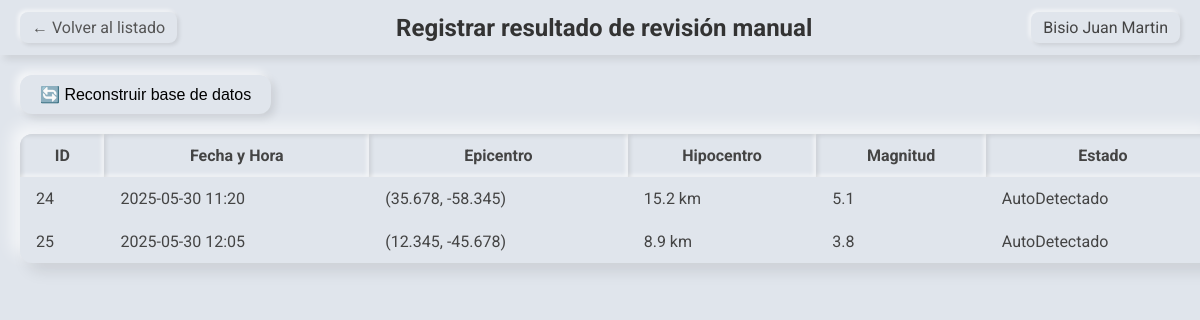
Before: / with the older database file.
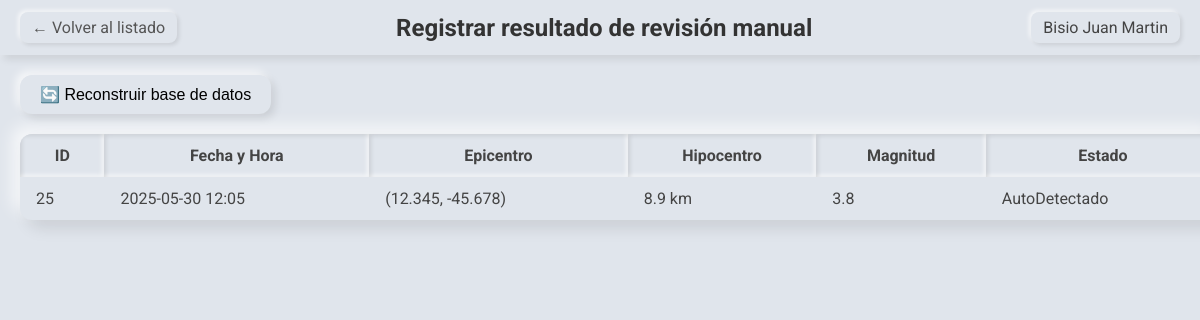
After: the same page with the newer database file.
### tables this page shows
CREATE TABLE Evento (
        id_evento       INTEGER PRIMARY KEY,
        fecha_hora      TEXT    NOT NULL,
        epicentro_lat   REAL    NOT NULL,
        epicentro_lng   REAL    NOT NULL,
        hipocentro      REAL    NOT NULL,
        magnitud        REAL    NULL,
        magnitud_desc   TEXT    NULL,
        magnitud_unidad TEXT    NULL,
        alcance_nombre  TEXT    NULL,
        alcance_desc    TEXT    NULL,
        clasif_desde    REAL    NULL,
        clasif_hasta    REAL    NULL,
        clasif_nombre   TEXT    NULL,
        origen_nombre   TEXT    NULL,
        origen_desc     TEXT    NULL,
        estado_nombre   TEXT    NOT NULL,
        estado_desc     TEXT    NULL
    );

### app_flask.py (the view)
@app.route('/')
def index():
    analista = app.config['analista']
    conn = get_connection()
    cur = conn.cursor()
    cur.execute("SELECT id_evento FROM Evento;")
    filas = cur.fetchall()
    conn.close()
    eventos_pendientes = []
    for fila in filas:
        ev = cargar_evento_por_id(fila[0])
        if ev and ev.estado.getNombre() == "AutoDetectado":
            eventos_pendientes.append(ev)
    return render_template(
        'lista_eventos.html',
        eventos=eventos_pendientes,
        analista=analista
    )

### db.py (called while the page is built)
def get_connection():
    conn = sqlite3.connect(DB_PATH)
    conn.row_factory = sqlite3.Row
    return conn

### indexClases.py (called while the page is built)
    def getNombre(self):
        return self.nombre

### templates/lista_eventos.html (shortened to what this page needs)
<!doctype html>
<html>
<head>
</head>
<body>
  <div class="navbar">
    <a href="{{ url_for('index') }}" class="back-btn">← Volver al listado</a>
    <h1>Registrar resultado de revisión manual</h1>
    <div class="username">{{ analista.nombre }}</div>
  </div>
  <form method="post" action="{{ url_for('reseed') }}">
    <button type="submit">🔄 Reconstruir base de datos</button>
  </form>
  <table>
    <thead>
      <tr>
        <th>ID</th>
        <th>Fecha y Hora</th>
        <th>Epicentro</th>
        <th>Hipocentro</th>
        <th>Magnitud</th>
        <th>Estado</th>
      </tr>
    </thead>
    <tbody>
      {% for ev in eventos %}
      <tr onclick="location.href='{{ url_for('detalle', event_id=ev.id_evento) }}'">
        <td>{{ ev.id_evento }}</td>
        <td>{{ ev.fecha_hora }}</td>
        <td>{{ ev.ubicacion.epicentro }}</td>
        <td>{{ ev.ubicacion.hipocentro }} km</td>
        <td>{{ ev.magnitud }}</td>
        <td>{{ ev.estado.getNombre() }}</td>
      </tr>
      {% endfor %}
    </tbody>
  </table>
</body>
</html>

### templates/lista_eventos.html (style rules this page uses)
body { font-family: 'Roboto', sans-serif; background: #e0e5ec; margin: 0; }
.navbar { position: sticky; top: 0; background: #e0e5ec; display: flex; align-items: center; justify-content: space-between; padding: 12px 20px; box-shadow: 4px 4px 8px rgba(0,0,0,0.1), -4px -4px 8px rgba(255,255,255,0.7); z-index: 100; }
.navbar h1 { font-size: 1.5rem; margin: 0; color: #333; }
.navbar a.back-btn { text-decoration: none; font-size: 1rem; color: #555; padding: 6px 12px; border-radius: 8px; background: #e0e5ec; box-shadow: 2px 2px 4px rgba(0,0,0,0.1), -2px -2px 4px rgba(255,255,255,0.7); }
.navbar .username { font-size: 1rem; color: #444; padding: 6px 12px; border-radius: 8px; background: #e0e5ec; box-shadow: 2px 2px 4px rgba(0,0,0,0.1), -2px -2px 4px rgba(255,255,255,0.7); }
table { width: 100%; border-collapse: collapse; margin: 20px; box-shadow: 8px 8px 16px rgba(0,0,0,0.1), -8px -8px 16px rgba(255,255,255,0.7); background: #e0e5ec; border-radius: 12px; overflow: hidden; }
th, td { padding: 12px 16px; font-size: 1rem; color: #444; }
th { background: #e0e5ec; box-shadow: inset 2px 2px 4px rgba(0,0,0,0.1), inset -2px -2px 4px rgba(255,255,255,0.7); font-weight: bold; }
tr { cursor: pointer; transition: background 0.2s; }
form { margin: 20px; }
form button { background: #e0e5ec; border: none; border-radius: 12px; padding: 10px 20px; font-size: 1rem; box-shadow: 4px 4px 8px rgba(0,0,0,0.1), -4px -4px 8px rgba(255,255,255,0.7); cursor: pointer; }

Changed rows visible on the page:
no longer on this page (row edited): Evento: id_evento "24", fecha_hora "2025-05-30 11:20", ubicacion.epicentro "(35.678, -58.345)", ubicacion.hipocentro "15.2", magnitud "5.1", estado.getNombre "AutoDetectado"
